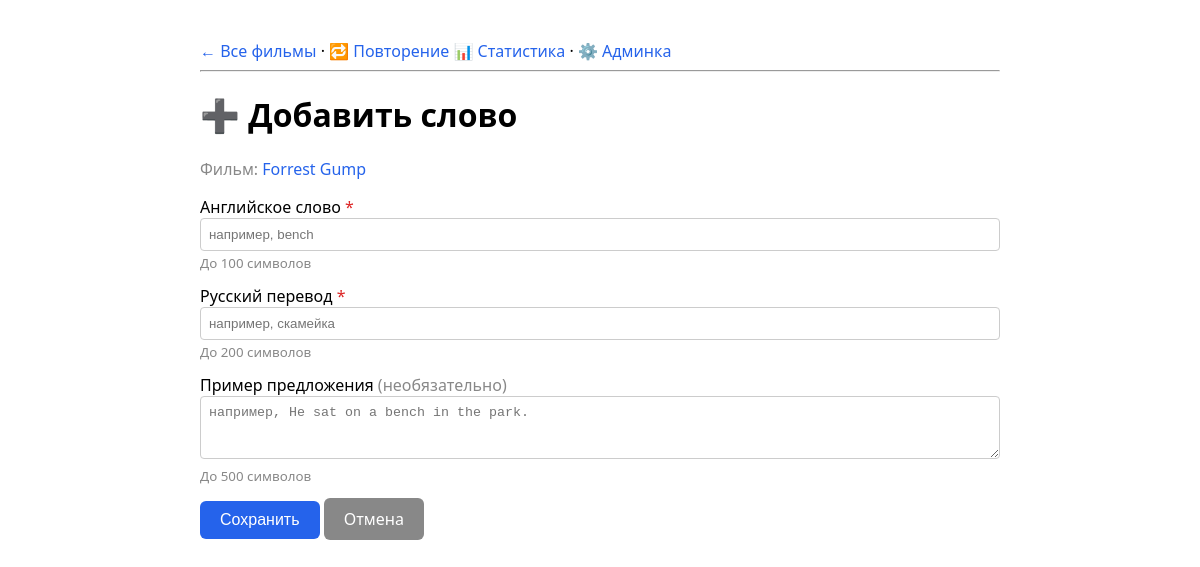
Page /movie/1/add-word on the earlier database version.
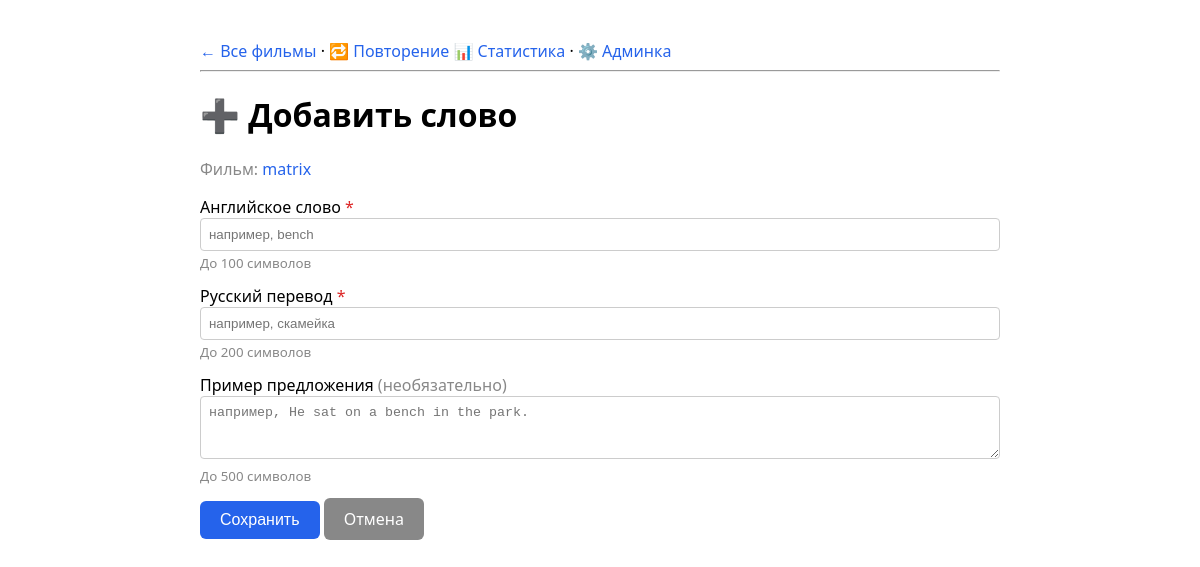
Same page on the later database version.
### models.py (models this page shows)
class Movie(Base):
    __tablename__ = 'movies'
    id = Column(Integer, primary_key=True, index=True)
    title = Column(String(200), nullable=False)
    year = Column(Integer, nullable=True)
    words = relationship('Word', back_populates='movie', cascade='all, delete-orphan')

### main.py (the view)
@app.get('/movie/{movie_id}/add-word', response_class=HTMLResponse)
async def add_word_form(
    request: Request,
    movie_id: int,
    error: str = '',
    english: str = '',
    russian: str = '',
    example: str = '',
    db: Session = Depends(get_db)
):
    movie = db.query(models.Movie).filter(models.Movie.id == movie_id).first()
    if not movie:
        raise HTTPException(status_code=404, detail='Фильм не найден')
    return templates.TemplateResponse(
        request=request,
        name='add_word.html',
        context={
            'movie': movie,
            'error': error,
            'form': {
                'english': english,
                'russian': russian,
                'example': example
                },
            'max_english': MAX_ENGLISH,
            'max_russian': MAX_RUSSIAN,
            'max_example': MAX_EXAMPLE,
        },
    )

### templates/add_word.html (shortened to what this page needs)
{% extends "base.html" %}
{% block content %}
<h1>➕ Добавить слово</h1>
<p style="color:#888;">Фильм: <a href="/movie/{{ movie.id }}">{{ movie.title }}</a></p>
<form action="/movie/{{ movie.id }}/add-word" method="post">
    <div style="margin-bottom: 12px;">
        <label for="english">Английское слово <span style="color:#dc2626;">*</span></label>
        <input type="text" id="english" name="english" required
               maxlength="{{ max_english }}"
               value="{{ form.english }}"
               placeholder="например, bench"
               style="width:100%; padding:8px; border:1px solid #ccc; border-radius:4px; box-sizing:border-box;">
        <small style="color:#888;">До {{ max_english }} символов</small>
    </div>
    <div style="margin-bottom: 12px;">
        <label for="russian">Русский перевод <span style="color:#dc2626;">*</span></label>
        <input type="text" id="russian" name="russian" required
               maxlength="{{ max_russian }}"
               value="{{ form.russian }}"
               placeholder="например, скамейка"
               style="width:100%; padding:8px; border:1px solid #ccc; border-radius:4px; box-sizing:border-box;">
        <small style="color:#888;">До {{ max_russian }} символов</small>
    </div>
    <div style="margin-bottom: 12px;">
        <label for="example">Пример предложения <span style="color:#888;">(необязательно)</span></label>
        <textarea id="example" name="example" maxlength="{{ max_example }}" rows="3"
                  placeholder="например, He sat on a bench in the park."
                  style="width:100%; padding:8px; border:1px solid #ccc; border-radius:4px; box-sizing:border-box;">{{ form.example }}</textarea>
        <small style="color:#888;">До {{ max_example }} символов</small>
    </div>
    <button type="submit" class="btn">Сохранить</button>
    <a href="/movie/{{ movie.id }}" class="btn" style="background:#888;">Отмена</a>
</form>
{% endblock %}

### templates/base.html (shortened to what this page needs)
<!DOCTYPE html>
<html lang="ru">
<head>
</head>
<body>
    <nav>
        <a href="/">← Все фильмы</a> ·
        <a href="/review">🔁 Повторение</a>
        <a href="/stats">📊 Статистика</a> ·
        <a href="/admin">⚙️ Админка</a>
    </nav>
    <hr>
    {% block content %}{% endblock %}
</body>
</html>

### templates/base.html (style rules this page uses)
body { font-family: system-ui, sans-serif; max-width: 800px; margin: 40px auto; padding: 0 16px; }
a { color: #2563eb; text-decoration: none; }
.btn { display: inline-block; background: #2563eb; color: white; padding: 10px 20px; border-radius: 6px; border: none; cursor: pointer; font-size: 16px; }

Differences in the rows shown:
changed Movie: title "Forrest Gump" → "matrix"
